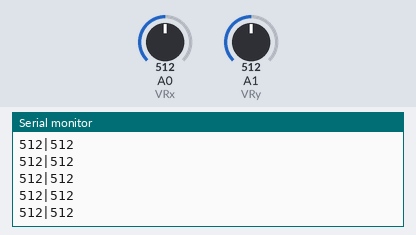
Simulated run of this sketch. Board: Arduino Uno, built with avr-gcc and run on an emulated ATmega328P. On the bench: the last lines printed to the serial monitor. Inputs (shaded band) come from the test bench; at power-on: A0 (VRx) = 512, A1 (VRy) = 512.

Above: at 1.2 s.
1.3 s: A0 (VRx) set to 716
At 1.31 s:
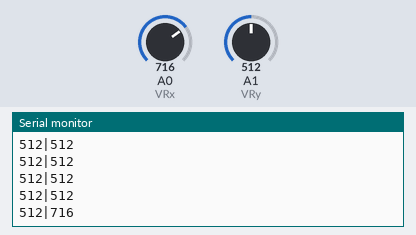
2.8 s: A1 (VRy) set to 716
At 2.82 s:
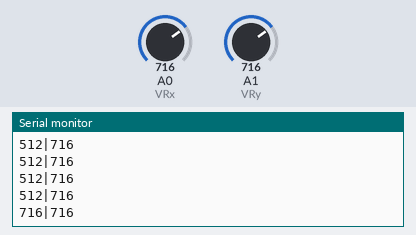
4.3 s: A0 (VRx) set to 900
At 4.33 s:
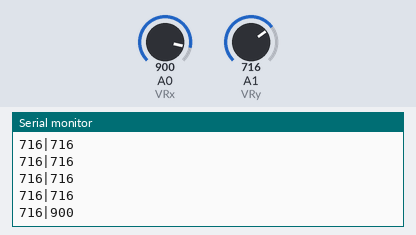
5.8 s: A1 (VRy) set to 900
At 5.84 s:
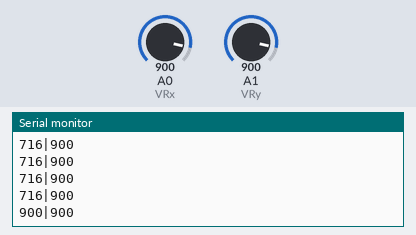
Timing chart, 0 to 8.3 s (numbered marks = the images above; inputs shaded):
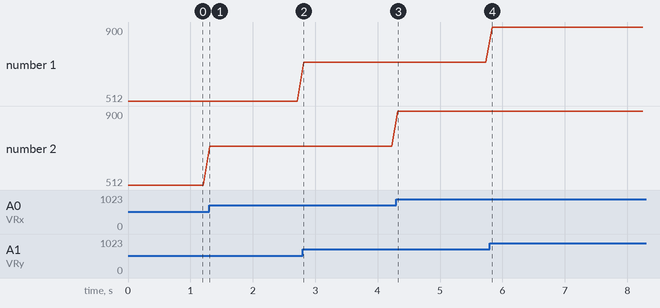

Measured:
- after the input at 1.3 s, the serial monitor: prints a new line at once (image 1)
- after the input at 2.8 s, the serial monitor: prints a new line at once (image 2)
- after the input at 4.3 s, the serial monitor: prints a new line at once (image 3)
- after the input at 5.8 s, the serial monitor: prints a new line at once (image 4)
- plotted number 2: 512 → 716 after the input at 1.3 s, 716 → 900 after the input at 4.3 s

The sketch:

joystick.ino
```cpp
int VRy = A1;
int VRx = A0;

int yPosition = 0;
int xPosition = 0;

void setup() {
  Serial.begin(9600);

  pinMode(VRy, INPUT);
  pinMode(VRx, INPUT);
}

void loop() {
  yPosition = analogRead(VRy);
  xPosition = analogRead(VRx);

  Serial.print(yPosition);
  Serial.print("|");
  Serial.println(xPosition);

  delay(100);
}
```
